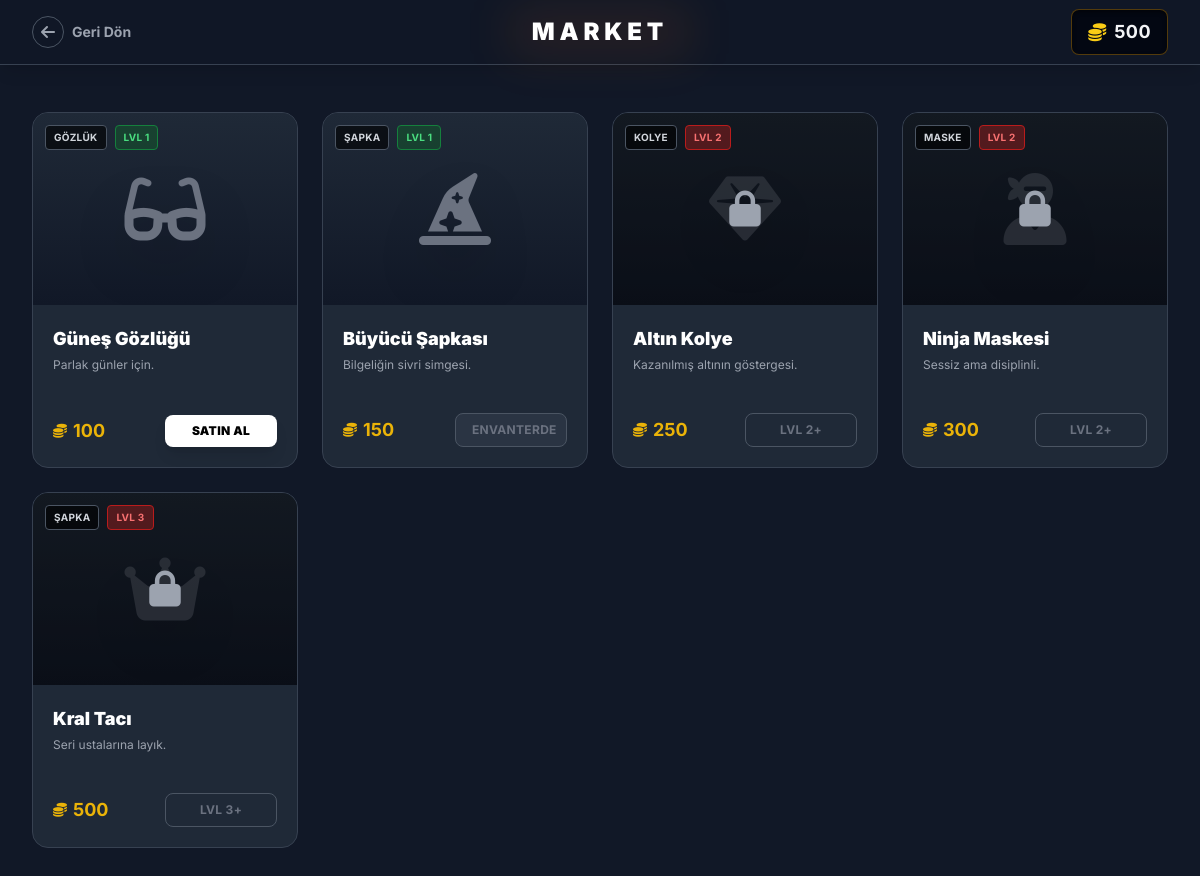
Page /view/market.php (signed in) on the committed database.
### tables this page shows
CREATE TABLE Kullanicilar (
  KullaniciID  INT           NOT NULL AUTO_INCREMENT,
  Ad           VARCHAR(100)  NOT NULL,
  Eposta       VARCHAR(100)  NOT NULL,
  SifreHash    VARCHAR(255)  NOT NULL COMMENT 'PHP password_hash() çıktısı',
  KayitTarihi  DATETIME      DEFAULT CURRENT_TIMESTAMP,
  Bakiye       DECIMAL(10,2) NOT NULL DEFAULT 0.00 COMMENT 'Altın',
  AvatarVerisi TEXT          NULL COMMENT 'Avatar renkleri, JSON metni (skinColor, hairColor, eyeColor, topColor)',
  PRIMARY KEY (KullaniciID),
  UNIQUE KEY Eposta (Eposta),
  KEY IDX_Kullanici_Ad (Ad)
);

CREATE TABLE MarketEsyalari (
  EsyaID        INT           NOT NULL AUTO_INCREMENT,
  Ad            VARCHAR(100)  NOT NULL,
  Aciklama      VARCHAR(255)  DEFAULT NULL,
  Fiyat         DECIMAL(10,2) NOT NULL,
  GorselURL     VARCHAR(255)  DEFAULT NULL COMMENT 'Font Awesome ikon sınıfı',
  EsyaTuru      VARCHAR(50)   DEFAULT NULL,
  GerekenSeviye INT           NOT NULL DEFAULT 1,
  PRIMARY KEY (EsyaID)
);

### view/market.php (the view, shortened to what this page needs)
<?php
$kullaniciID = $_SESSION['user_id'];
$conn = get_db_connection();
function hesaplaLevel($toplamPuan) {
    $level = 1;
    $gerekliXP = 100;
    return $level;
}
$statsSql = $conn->query("SELECT SUM(ToplamPuan) as ToplamXP FROM KullaniciStatlari WHERE KullaniciID = $kullaniciID");
$toplamXP = $statsSql->fetch_assoc()['ToplamXP'] ?? 0;
$statSayisi = 5;
$ortalamaLevel = hesaplaLevel(floor($toplamXP / $statSayisi));
$user = $conn->query("SELECT Bakiye FROM Kullanicilar WHERE KullaniciID = $kullaniciID")->fetch_assoc();
$bakiye = $user['Bakiye'];
$sql = "SELECT M.*,
       (SELECT COUNT(*) FROM KullaniciEnvanteri E WHERE E.EsyaID = M.EsyaID AND E.KullaniciID = $kullaniciID) as SahipMi
       FROM MarketEsyalari M ORDER BY M.Fiyat ASC";
$urunler = $conn->query($sql)->fetch_all(MYSQLI_ASSOC);
?>
<!DOCTYPE html>
<html lang="tr" class="dark">
<head>
    <script src="https://cdn.tailwindcss.com"></script>
    <link rel="stylesheet" href="https://cdnjs.cloudflare.com/ajax/libs/font-awesome/6.4.0/css/all.min.css">
</head>
<body class="antialiased min-h-screen">
    <nav class="fixed w-full z-50 bg-gray-900/90 backdrop-blur-md border-b border-gray-700 shadow-lg">
        <div class="max-w-7xl mx-auto px-4 sm:px-6 lg:px-8">
            <div class="flex items-center justify-between h-16 relative">
                <div class="flex-shrink-0 flex items-center gap-2 z-10">
                    <a href="userpage.php" class="text-gray-400 hover:text-white transition flex items-center gap-2 group">
                        <div class="w-8 h-8 rounded-full border border-gray-600 flex items-center justify-center group-hover:border-primary group-hover:text-primary transition">
                            <i class="fa-solid fa-arrow-left"></i>
                        </div>
                        <span class="text-sm font-bold hidden sm:block">Geri Dön</span>
                    </a>
                </div>
                <div class="absolute left-1/2 transform -translate-x-1/2 z-10 pointer-events-none">
                    <div class="relative px-6 py-2">
                        <div class="absolute inset-0 bg-primary/20 rounded-lg blur-xl opacity-50"></div>
                        <span class="relative font-black text-2xl text-white tracking-[0.2em] text-shadow">
                            MARKET
                        </span>
                    </div>
                </div>
                <div class="flex items-center gap-4 z-10">
                    <div class="flex items-center gap-2 bg-gray-950 px-4 py-2 rounded-lg border border-yellow-600/40 text-yellow-500 font-bold text-lg shadow-inner shadow-black/50">
                        <i class="fa-solid fa-coins text-yellow-400 animate-pulse"></i>
                        <span id="user-balance" class="text-gray-100 tracking-wide"><?php echo number_format($bakiye, 0); ?></span>
                    </div>
                </div>
            </div>
        </div>
    </nav>
    <div class="max-w-7xl mx-auto px-4 sm:px-6 lg:px-8 pt-28 pb-12">
        <?php if(empty($urunler)): ?>
            <div class="text-center py-20">
                <i class="fa-solid fa-box-open text-gray-700 text-6xl mb-4"></i>
                <h2 class="text-xl text-gray-500">Market şu an boş.</h2>
                <p class="text-sm text-gray-600">Veritabanında ürün yok.</p>
            </div>
        <?php else: ?>
            <div class="grid grid-cols-1 sm:grid-cols-2 lg:grid-cols-4 gap-6">
                <?php foreach($urunler as $urun):
                    $yeterliLevel = $ortalamaLevel >= $urun['GerekenSeviye'];
                ?>
                <div id="item-card-<?php echo $urun['EsyaID']; ?>" class="bg-gray-800 rounded-2xl border border-gray-700 overflow-hidden hover:border-primary/50 transition-all hover:shadow-2xl hover:shadow-orange-900/20 group relative flex flex-col">
                    <div class="absolute top-3 left-3 z-10 flex gap-2">
                        <span class="bg-black/60 backdrop-blur text-[10px] font-bold px-2 py-1 rounded text-gray-300 border border-gray-600 uppercase tracking-wide">
                            <?php echo htmlspecialchars($urun['EsyaTuru']); ?>
                        </span>
                        <span class="text-[10px] font-bold px-2 py-1 rounded border uppercase tracking-wide <?php echo $yeterliLevel ? 'bg-green-900/60 text-green-400 border-green-700' : 'bg-red-900/60 text-red-400 border-red-700'; ?>">
                            Lvl <?php echo $urun['GerekenSeviye']; ?>
                        </span>
                    </div>
                    <div class="h-48 bg-gradient-to-b from-gray-800 to-gray-900 flex items-center justify-center relative overflow-hidden">
                        <i class="fa-solid <?php echo htmlspecialchars($urun['GorselURL']); ?> text-7xl text-gray-500 group-hover:text-primary group-hover:scale-110 transition-all duration-300 drop-shadow-2xl <?php echo !$yeterliLevel ? 'opacity-50' : ''; ?>"></i>
                        <?php if(!$yeterliLevel): ?>
                            <div class="absolute inset-0 bg-black/40 flex items-center justify-center">
                                <i class="fa-solid fa-lock text-4xl text-gray-400"></i>
                            </div>
                        <?php endif; ?>
                    </div>
                    <div class="p-5 flex flex-col flex-1">
                        <h3 class="text-lg font-black text-white mb-1 group-hover:text-primary transition-colors"><?php echo htmlspecialchars($urun['Ad']); ?></h3>
                        <p class="text-xs text-gray-400 mb-6 line-clamp-2 h-8"><?php echo htmlspecialchars($urun['Aciklama']); ?></p>
                        <div class="mt-auto flex items-center justify-between">
                            <span class="text-yellow-500 font-bold flex items-center gap-1.5 text-lg">
                                <i class="fa-solid fa-coins text-sm"></i> <?php echo number_format($urun['Fiyat'], 0); ?>
                            </span>
                            <?php if($urun['SahipMi'] > 0): ?>
                                <button disabled class="bg-gray-700/50 text-gray-500 border border-gray-600 px-4 py-2 rounded-lg text-xs font-bold cursor-not-allowed w-28 uppercase tracking-wide">
                                    Envanterde
                                </button>
                            <?php elseif(!$yeterliLevel): ?>
                                <button disabled class="bg-gray-800 text-gray-500 border border-gray-600 px-4 py-2 rounded-lg text-xs font-bold cursor-not-allowed w-28 uppercase tracking-wide">
                                    Lvl <?php echo $urun['GerekenSeviye']; ?>+
                                </button>
                            <?php else: ?>
                                <button onclick="buyItem(<?php echo $urun['EsyaID']; ?>, <?php echo $urun['Fiyat']; ?>, this)"
                                        class="bg-white text-black hover:bg-primary hover:text-white px-4 py-2 rounded-lg text-xs font-black transition w-28 shadow-lg uppercase tracking-wide transform active:scale-95">
                                    SATIN AL
                                </button>
                            <?php endif; ?>
                        </div>
                    </div>
                </div>
                <?php endforeach; ?>
            </div>
        <?php endif; ?>
    </div>
</body>
</html>

### view/market.php (style rules this page uses)
body { background-color: #111827; color: #F3F4F6; }

### rows in the picture
kullanicilar: Bakiye "500"
marketesyalari: EsyaTuru "GÖZLÜK", GerekenSeviye "1", Ad "Güneş Gözlüğü", Aciklama "Parlak günler için.", Fiyat "100"
marketesyalari: EsyaTuru "ŞAPKA", GerekenSeviye "1", Ad "Büyücü Şapkası", Aciklama "Bilgeliğin sivri simgesi.", Fiyat "150", shows "ENVANTERDE"
marketesyalari: EsyaTuru "KOLYE", GerekenSeviye "2", Ad "Altın Kolye", Aciklama "Kazanılmış altının göstergesi.", Fiyat "250"
marketesyalari: EsyaTuru "MASKE", GerekenSeviye "2", Ad "Ninja Maskesi", Aciklama "Sessiz ama disiplinli.", Fiyat "300"
marketesyalari: EsyaTuru "ŞAPKA", GerekenSeviye "3", Ad "Kral Tacı", Aciklama "Seri ustalarına layık.", Fiyat "500"
